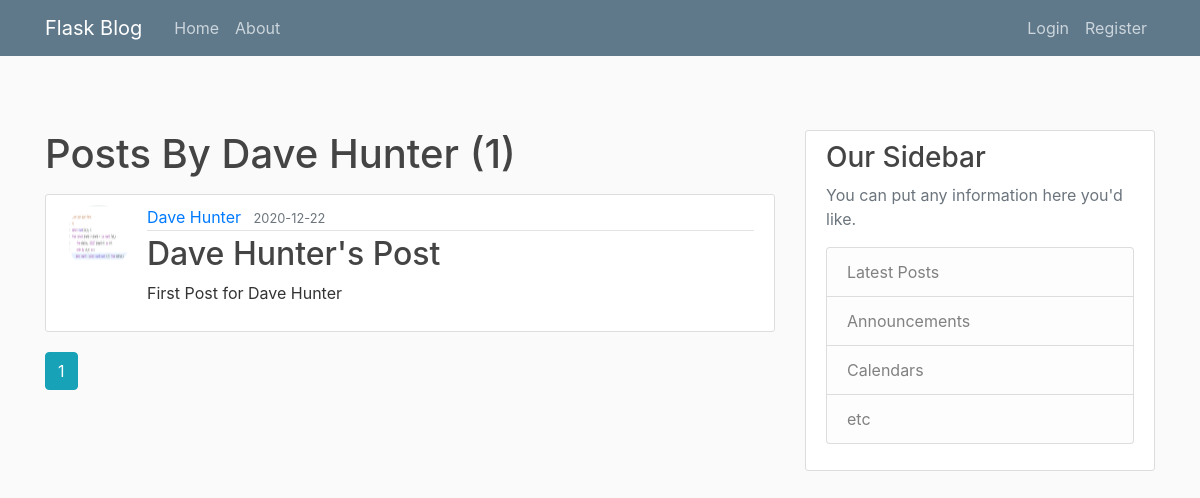
Page /user/Dave Hunter on the committed database.
### flaskblog/models.py (models this page shows, shortened)
class User(db.Model, UserMixin):
    id = db.Column(db.Integer, primary_key=True)
    username = db.Column(db.String(20), unique=True, nullable=False)
    email = db.Column(db.String(120), unique=True, nullable=False)
    image_file = db.Column(db.String(20), nullable=False, default="default.jpg")
    password = db.Column(db.String(60), nullable=False)
    posts = db.relationship("Post", backref="author", lazy=True)

class Post(db.Model):
    id = db.Column(db.Integer, primary_key=True)
    title = db.Column(db.String(100), unique=True, nullable=False)
    date_posted = db.Column(db.DateTime, nullable=False, default=datetime.utcnow)
    content = db.Column(db.Text, nullable=False)
    user_id = db.Column(db.Integer, db.ForeignKey("user.id"), nullable=False)

### flaskblog/users/routes.py (the view)
@users.route("/user/<string:username>")
def user_posts(username):
    page = request.args.get("page", 1, type=int)
    user = User.query.filter_by(username=username).first_or_404()
    posts = (
        Post.query.filter_by(author=user)
        .order_by(Post.date_posted.desc())
        .paginate(page=page, per_page=3)
    )
    return render_template("user_posts.html", posts=posts, user=user)

### flaskblog/templates/user_posts.html (shortened to what this page needs)
{% extends "layout.html" %}
{% block content %}
    <h1 class="mb-3">Posts By {{ user.username }} ({{ posts.total }})</h1>
    {% for post in posts.items %}
        <article class="media content-section">
            <img src="{{ url_for('static', filename='profile_pics/' + post.author.image_file) }}" alt="" class="rounded-circle article-img">
          <div class="media-body">
            <div class="article-metadata">
              <a class="mr-2" href="{{ url_for('users.user_posts', username=post.author.username) }}">{{ post.author.username }}</a>
              <small class="text-muted">{{ post.date_posted.strftime('%Y-%m-%d') }}</small>
            </div>
            <h2><a class="article-title" href="{{ url_for('posts.post', post_id=post.id) }}">{{ post.title }}</a></h2>
            <p class="article-content">{{ post.content }}</p>
          </div>
        </article>
    {% endfor %}
    {% for page_num in posts.iter_pages(left_edge=1, right_edge=1, left_current=1, right_current=2) %}
    {% if page_num %}
        {% if posts.page == page_num %}
            <a class="btn btn-info mb-4" href="{{ url_for('users.user_posts', username=user.username, page=page_num) }}">{{ page_num }}</a>
        {% else %}
            <a class="btn btn-outline-info mb-4" href="{{ url_for('users.user_posts', username=user.username, page=page_num) }}">{{ page_num }}</a>
        {% endif %}
    {% endif %}
    {% endfor %}
{% endblock content %}

### flaskblog/static/main.css (style rules this page uses)
body { background: #fafafa; color: #333333; margin-top: 5rem; }
h1, h2, h3, h4, h5, h6 { color: #444444; }
.content-section { background: #ffffff; padding: 10px 20px; border: 1px solid #dddddd; border-radius: 3px; margin-bottom: 20px; }
.article-title { color: #444444; }
.article-content { white-space: pre-line; }
.article-img { height: 65px; width: 65px; margin-right: 16px; }
.article-metadata { padding-bottom: 1px; margin-bottom: 4px; border-bottom: 1px solid #e3e3e3 }

### rows in the picture
User: username "Dave Hunter"
Post: image_file (picture), author.username "Dave Hunter", date_posted "2020-12-22", title "Dave Hunter's Post", content "First Post for Dave Hunter"

### other values in the picture
{{ posts.total }} "1"
{{ page_num }} "1"
